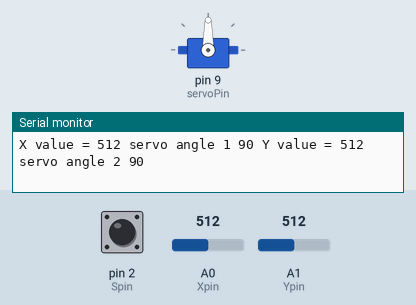
The sketch below on a simulated Arduino Uno, built with avr-gcc and run on an emulated ATmega328P. Shown: servo, the last lines printed to the serial monitor. The inputs (shaded band) are chosen by the test bench; at power-on: A0 (Xpin) = 512, A1 (Ypin) = 512, pin 2 (Spin) HIGH.

Above: at 1.2 s.
1.3 s: A0 (Xpin) set to 716
At 1.61 s:
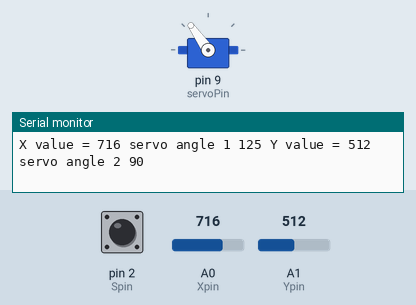
4.3 s: A1 (Ypin) set to 900
7.3 s: A1 (Ypin) set to 1023
10.3 s: A0 (Xpin) set to 306
At 10.67 s:
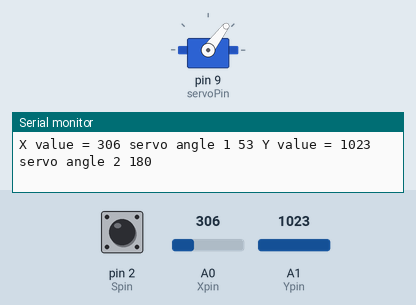
13.3 s: A0 (Xpin) set to 122
At 13.69 s:
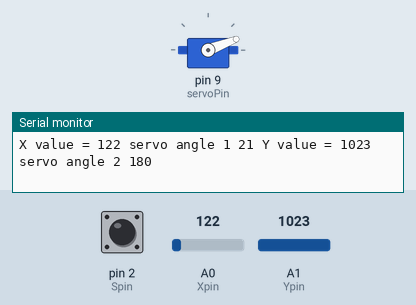
16.3 s: A1 (Ypin) set to 0
Timing chart, 0 to 19.3 s (numbered marks = the images above; inputs shaded):
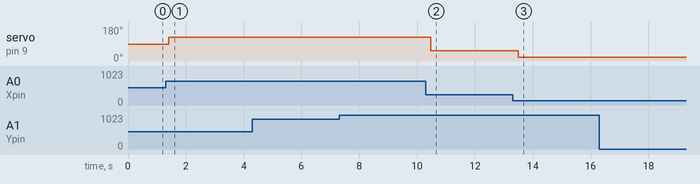

The sketch:

joystick.ino
```cpp
#include <Servo.h>
int servoPin=9;
int servoPos1;
int servoPos2;
int Xpin=A0;
int Ypin=A1;
int Spin=2;
int Xval;
int Yval;
int Sval;
int dt=200;
Servo joyServo;
void setup() {
  // put your setup code here, to run once:
  Serial.begin(9600);
  pinMode(Xpin,INPUT);
  pinMode(Ypin,INPUT);
  pinMode(Spin,INPUT);
  digitalWrite(Spin,HIGH);
  joyServo.attach(servoPin);
}

void loop() {
  // put your main code here, to run repeatedly:
  Xval=analogRead(Xpin);
  Yval=analogRead(Ypin);
  servoPos1=(60./341.)*Xval;
  servoPos2=(60./341.)*Yval;

  Sval=digitalRead(Spin);

  Serial.print("X value = ");
  Serial.print(Xval);
  Serial.print(" servo angle 1 ");
  Serial.print(servoPos1);
  Serial.print(" Y value = ");
  Serial.print(Yval);
  Serial.print(" servo angle 2 ");
  Serial.println(servoPos2);
  joyServo.write(servoPos1);
  delay(dt);
  joyServo.write(servoPos2);


}
```

Measured:
- after the input at 1.3 s, servo on pin 9 (servoPin): 90° → 125° after 0.11 s
- after the input at 10.3 s, servo on pin 9 (servoPin): 125° → 53° after 0.18 s
- after the input at 13.3 s, servo on pin 9 (servoPin): 53° → 21° after 0.20 s
